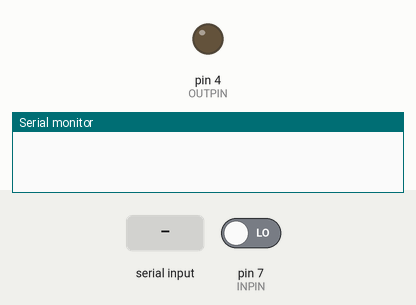
This sketch was run on a simulated Arduino Uno, built with avr-gcc and run on an emulated ATmega328P. On the bench: output pins drawn as LEDs (lit = HIGH), the last lines printed to the serial monitor. The inputs (shaded band) are chosen by the test bench; at power-on: pin 7 (INPIN) LOW.

Above: at 1.2 s.
1.3 s: "1" received over Serial
At 2.5 s:
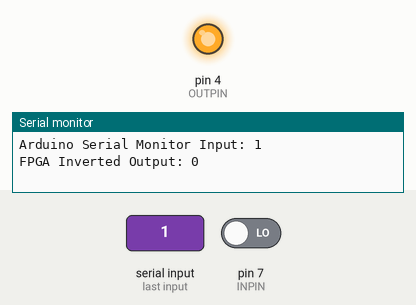
2.8 s: "0" received over Serial
At 3.9 s:
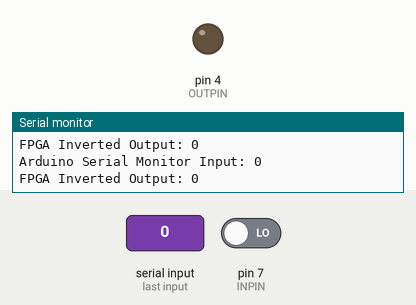
Timing chart, 0 to 5.8 s (numbered marks = the images above; inputs shaded):
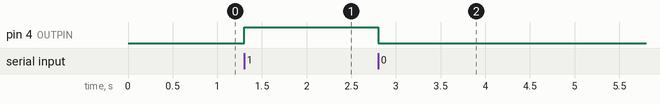

Measured:
- after the input at 1.3 s, pin 4 (OUTPIN): LOW → HIGH at once
- after the input at 2.8 s, pin 4 (OUTPIN): HIGH → LOW at once

The sketch:

Host3.ino
```cpp
#define OUTPIN 4
#define INPIN 7

bool d = 0;

void setup() {
  Serial.begin(9600);
  pinMode(OUTPIN, OUTPUT);
  pinMode(INPIN, INPUT);
  digitalWrite(OUTPIN, 0);
  digitalWrite(INPIN, 0);
}

void loop() {
  if(Serial.available() > 0){
    //Read bit from serial monitor
    int data = Serial.read();
    if(data == 49){
        d = 1;
    }else if(data == 48){
        d = 0;
    }

    //Write bit out to FPGA
    digitalWrite(OUTPIN, d);
    Serial.print("Arduino Serial Monitor Input: ");
    Serial.println(d);

    //Read inverted bit from FPGA
    data = digitalRead(INPIN);

    //Display inverted bit in serial monitor
    Serial.print("FPGA Inverted Output: ");
    Serial.println(data);
  }
}
```
